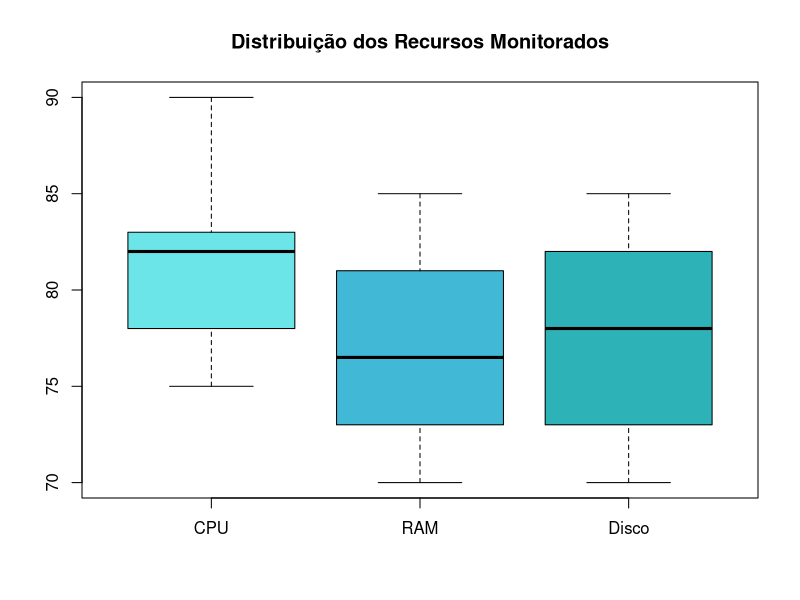
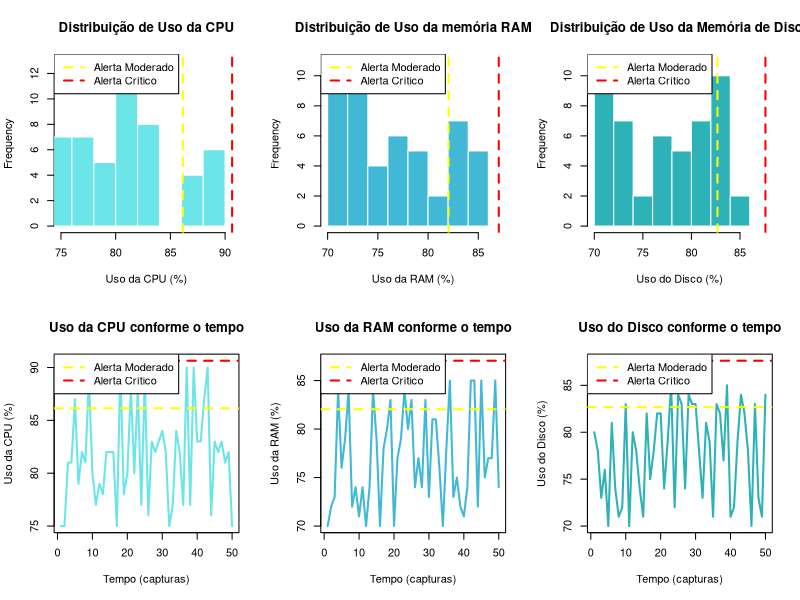

Recreate these plots in R, in order.
setwd("~/faculdade/upfinity/calculo/Python-UpFinity")
getwd()

df_capturas <- read.csv("capturas.csv")

is.data.frame(df_capturas)

media_cpu <- mean(df_capturas$cpu)
media_ram <- mean(df_capturas$ram)
media_disco <- mean(df_capturas$disco)

mediana_cpu <- mean(df_capturas$cpu)
mediana_ram <- mean(df_capturas$ram)
mediana_disco <- mean(df_capturas$disco)

desvio_cpu <- sd(df_capturas$cpu)
desvio_ram <- sd(df_capturas$ram)
desvio_disco <- sd(df_capturas$disco)

alerta_moderado_cpu <- round(media_cpu + desvio_cpu, 2)
alerta_grave_cpu <- round(media_cpu + 2 * desvio_cpu, 2)

alerta_moderado_ram <- round(media_ram + desvio_ram, 2)
alerta_grave_ram <- round(media_ram + 2 * desvio_ram, 2)

alerta_moderado_disco <- round(media_disco + desvio_disco, 2)
alerta_grave_disco <- round(media_disco + 2 * desvio_disco, 2)

print("Alerta moderado para CPU: ")
print(alerta_moderado_cpu)
print("Alerta grave para CPU: ")
print(alerta_grave_cpu)
print("Alerta moderado para RAM: ")
print(alerta_moderado_ram)
print("Alerta grave para RAM: ")
print(alerta_grave_ram)
print("Alerta moderado para Disco: ")
print(alerta_moderado_disco)
print("Alerta grave para Disco: ")
print(alerta_grave_disco)



#Exibindo o boxplot dos dados

par(mfrow = c(1, 1))

boxplot(df_capturas$cpu, df_capturas$ram, df_capturas$disco,
        names = c("CPU", "RAM", "Disco"),
        main = "Distribuição dos Recursos Monitorados",
        col = c("#6ce5e8", "#41b8d5", "#2db2b7"))



par(mfrow = c(2, 3))



#Exibind os histogramas


#CPU
hist(df_capturas$cpu,
     main = "Distribuição de Uso da CPU",
     xlab = "Uso da CPU (%)",
     col = "#6ce5e8",
     border = "white",
     xlim = c(min(df_capturas$cpu), alerta_grave_cpu))

abline(v = alerta_moderado_cpu, col = "yellow", lwd = 2, lty = 2)
abline(v = alerta_grave_cpu, col = "red", lwd = 2, lty = 2)
legend("topleft",
       legend = c("Alerta Moderado", "Alerta Crítico"),
       col = c("yellow", "red"),
       lty = 2, lwd = 2)


#RAM
hist(df_capturas$ram,
     main = "Distribuição de Uso da memória RAM",
     xlab = "Uso da RAM (%)",
     col = "#41b8d5",
     border = "white",
     xlim = c(min(df_capturas$ram), alerta_grave_ram))

abline(v = alerta_moderado_ram, col = "yellow", lwd = 2, lty = 2)
abline(v = alerta_grave_ram, col = "red", lwd = 2, lty = 2)
legend("topleft",
       legend = c("Alerta Moderado", "Alerta Crítico"),
       col = c("yellow", "red"),
       lty = 2, lwd = 2)


#Disco
hist(df_capturas$disco,
     main = "Distribuição de Uso da Memória de Disco",
     xlab = "Uso do Disco (%)",
     col = "#2db2b7",
     border = "white",
     xlim = c(min(df_capturas$disco), alerta_grave_disco))

abline(v = alerta_moderado_disco, col = "yellow", lwd = 2, lty = 2)
abline(v = alerta_grave_disco, col = "red", lwd = 2, lty = 2)
legend("topleft",
       legend = c("Alerta Moderado", "Alerta Crítico"),
       col = c("yellow", "red"),
       lty = 2, lwd = 2)



#Exibindo os gráficos de linha


#CPU
plot(df_capturas$cpu, type = "l", col = "#6ce5e8", lwd = 2,
     main = "Uso da CPU conforme o tempo",
     xlab = "Tempo (capturas)",
     ylab = "Uso da CPU (%)",
     ylim = c(min(df_capturas$cpu), alerta_grave_cpu))

abline(h = alerta_moderado_cpu, col = "yellow", lwd = 2, lty = 2)
abline(h = alerta_grave_cpu, col = "red", lwd = 2, lty = 2)
legend("topleft",
       legend = c("Alerta Moderado", "Alerta Crítico"),
       col = c("yellow", "red"),
       lty = 2, lwd = 2)


#RAM
plot(df_capturas$ram, type = "l", col = "#41b8d5", lwd = 2,
     main = "Uso da RAM conforme o tempo",
     xlab = "Tempo (capturas)",
     ylab = "Uso da RAM (%)",
     ylim = c(min(df_capturas$ram), alerta_grave_ram))

abline(h = alerta_moderado_ram, col = "yellow", lwd = 2, lty = 2)
abline(h = alerta_grave_ram, col = "red", lwd = 2, lty = 2)
legend("topleft",
       legend = c("Alerta Moderado", "Alerta Crítico"),
       col = c("yellow", "red"),
       lty = 2, lwd = 2)


#Disco
plot(df_capturas$disco, type = "l", col = "#2db2b7", lwd = 2,
     main = "Uso do Disco conforme o tempo",
     xlab = "Tempo (capturas)",
     ylab = "Uso do Disco (%)",
     ylim = c(min(df_capturas$disco), alerta_grave_disco))

abline(h = alerta_moderado_disco, col = "yellow", lwd = 2, lty = 2)
abline(h = alerta_grave_disco, col = "red", lwd = 2, lty = 2)
legend("topleft",
       legend = c("Alerta Moderado", "Alerta Crítico"),
       col = c("yellow", "red"),
       lty = 2, lwd = 2)

